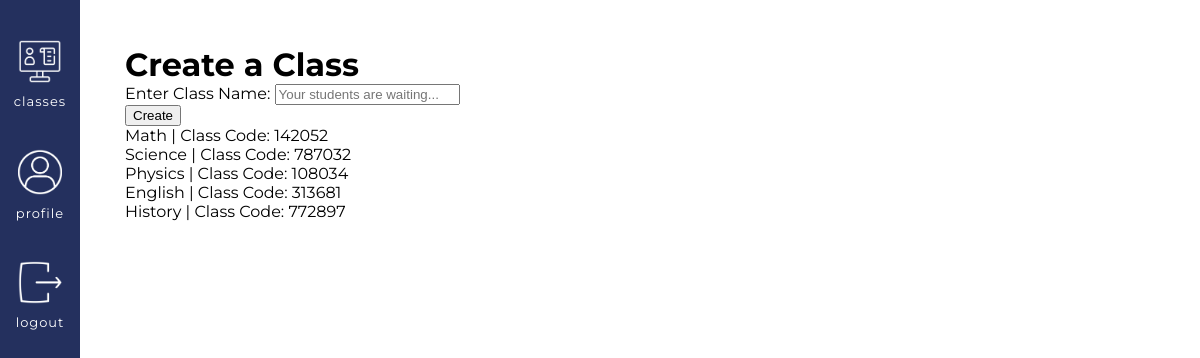
The app's page /user/Kit-Cat/create_class (signed in) with its own data.
### app/models.py (models this page shows, shortened)
class Courses(db.Model):
    id = db.Column(db.Integer, primary_key=True) # Always need ID
    course_name = db.Column(db.String(140), index=False, unique=False) # Not indexable or unique bc many people can have the same course
    code = db.Column(db.Integer, index=True, unique=True) # Indexable to link it back to the course name
    timestamp = db.Column(db.DateTime, index=True, default=datetime.utcnow) # Timestamp
    status = db.Column(db.Integer, index=False, unique=False, default=0) # 0 means the class is inactive, 1 is active
    teacher_id = db.Column(db.Integer, db.ForeignKey('user.id'))  # Taking the user ID from the user model, using backref of teacher will show you the actual teacher
    signups = db.relationship('Signups', backref='course_id', lazy='dynamic') # This will show all the student signups for this course
    reactions = db.relationship('Reactions', backref='course_actual', lazy='dynamic') # This will show all the reactions for this course
    session = db.relationship('Session', backref='session_course_id', lazy='dynamic') # This will show you all the sessions of the course

### app/routes.py (the view)
@app.route('/user/<username>/create_class')
@login_required # Have to be logged in as a teacher for this to work
def create(username):
    t_courses_all = Courses.query.filter_by(teacher_id=current_user.id) # All of that teacher's courses
    return render_template('create_class.html', t_courses_all=t_courses_all, title="Create a Class")

### app/models.py (called while the page is built)
@login.user_loader
def load_user(id):
        return User.query.get(int(id))

### app/routes.py (called while the page is built)
@app.before_request # This function will be executed right before the view function
def before_request():
    if current_user.is_authenticated: # Checks whether the current user is logged in
        current_user.last_seen = datetime.utcnow() # Sets the last seen to the date using the UTC time zone
        db.session.commit() # Don't need to do db.session.add() because the user is already in the database (using a current_user)

### app/templates/create_class.html
{% extends "base.html" %}
{% block content %}
    <h1>Create a Class</h1>
    <form action="/user/{{ current_user.username }}/create_class/new" method='post'>
        <label for="title">Enter Class Name: </label>
        <input type="text" name="course_name" placeholder="Your students are waiting...">
        <br>
        <button type="submit">Create</button>
    </form>
    {% for t in t_courses_all %}
        <p>{{ t.course_name }} | Class Code: {{ t.code }}</p>
    {% endfor %}
{% endblock %}

### app/static/css/base.css (style rules this page uses)
body { margin: 0 !important; font-family: "Montserrat", sans-serif; }
h1, p { margin: 0; }

### records on screen
Courses: course_name "Math", code "142052"
Courses: course_name "Science", code "787032"
Courses: course_name "Physics", code "108034"
Courses: course_name "English", code "313681"
Courses: course_name "History", code "772897"
